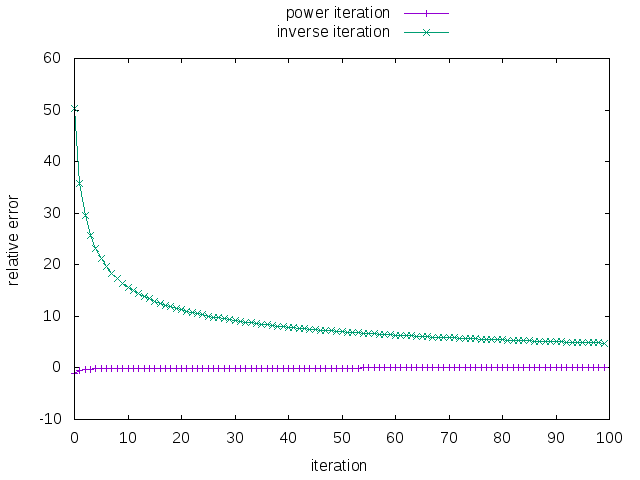

Write gnuplot code to recreate this figure.
set term term_type
set output output_file
set key outside;
set key center top;
set ylabel "relative error"
set xlabel "iteration"
plot\
 'data/convergence.dat' using 0:1 w lp title 'power iteration',\
 'data/convergence.dat' using 0:2 w lp title 'inverse iteration'
set output
